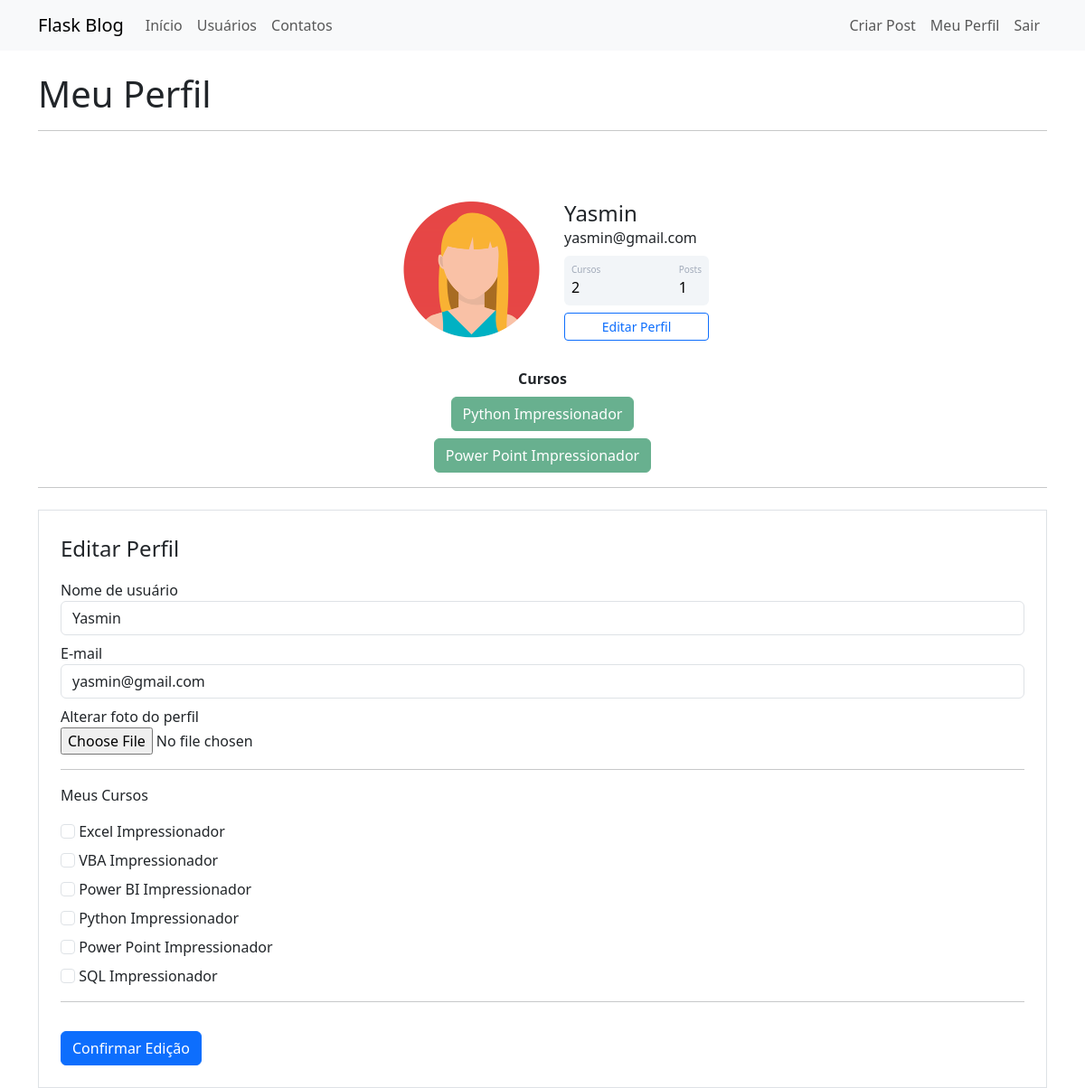
Screenshot of /perfil/editar (signed in) with the database file from the repository.
### webblog/models.py (models this page shows)
class Usuario(database.Model, UserMixin):
    id = database.Column(database.Integer, primary_key=True)
    username = database.Column(database.String, nullable=False)  # campo não pode ser vazio, preenchimento obrigatório
    email = database.Column(database.String, nullable=False, unique=True)  # campo deve ser único
    senha = database.Column(database.String, nullable=False)
    cursos = database.Column(database.String, nullable=False, default='Não informado')
    foto_perfil = database.Column(database.String, nullable=False, default='default.jpg')
    posts = database.relationship('Post', backref='autor', lazy=True)
    def contar_posts(self):
        return len(self.posts)  # retorna como resposta a quantidade que o usuário tem de posts

### webblog/routes.py (the view, shortened to what this page needs)
@app.route('/perfil/editar', methods=['GET', 'POST'])
@login_required
def editar_perfil():
    form = FormEditarPerfil()
    if request.method == "GET":
        form.username.data = current_user.username
        form.email.data = current_user.email
    foto_perfil = url_for('static', filename=f'fotos_perfil/{current_user.foto_perfil}')
    return render_template('editarperfil.html', foto_perfil=foto_perfil, form=form)

### webblog/forms.py (shortened to what this page needs)
class FormEditarPerfil(FlaskForm):
    username = StringField('Nome de usuário', validators=[DataRequired()])
    email = StringField('E-mail', validators=[DataRequired(), Email()])
    foto_perfil = FileField('Alterar foto do perfil', validators=[FileAllowed(['jpg', 'png', 'jpeg'])])
    curso_excel = BooleanField('Excel Impressionador')
    curso_vba = BooleanField('VBA Impressionador')
    curso_powerbi = BooleanField('Power BI Impressionador')
    curso_python = BooleanField('Python Impressionador')
    curso_ppt = BooleanField('Power Point Impressionador')
    curso_sql = BooleanField('SQL Impressionador')
    botao_submit_editar_perfil = SubmitField('Confirmar Edição')

### webblog/models.py (called while the page is built)
@login_manager.user_loader  # decorator para informar ao login manager que a função abaixo retorna o ID de usuario
def load_usuario(id_usuario):  # função para validação de usuário durante o login
    return Usuario.query.get(int(id_usuario))  # somente retornando a validação de ID do usuário, retornando o usuário

### webblog/templates/editarperfil.html (shortened to what this page needs)
{% extends 'perfil.html' %}
{% block form_editar_perfil %}
<div class="container">
    <hr>
    <div class="row">
        <div class="col">
            <form method="POST" action="" class="border p-4 mt-2" enctype="multipart/form-data">
                <legend>Editar Perfil</legend>
                <fieldset>
                    <div class="form-group mt-2">
                        {{ form.username.label(class="form-control-label") }}
                        {% if form.username.errors %}
                            {{ form.username(class="form-control is-invalid") }}
                            <div class="invalid-feedback">
                                {% for erro in form.username.errors %}
                                    {{ erro }}
                                {% endfor %}
                            </div>
                        {% else %}
                            {{ form.username(class="form-control") }}
                        {% endif %}
                    </div>
                    <div class="form-group mt-2">
                        {{ form.email.label(class="form-control-label") }}
                        {% if form.email.errors %}
                            {{ form.email(class="form-control is-invalid") }}
                            <div class="invalid-feedback">
                                {% for erro in form.email.errors %}
                                    {{ erro }}
                                {% endfor %}
                            </div>
                        {% else %}
                            {{ form.email(class="form-control") }}
                        {% endif %}
                    </div>
                    <div class="form-group mt-2">
                        {{ form.foto_perfil.label }}
                        <br>
                        {{ form.foto_perfil(class="form-control-file") }}
                    </div>
                    <hr>
                    <p>Meus Cursos</p>
                    {% for campo in form %}
                        {% if 'curso_' in campo.name %}
                            <div class="form-group mt-2">
                                {{ campo(class="form-check-input") }}
                                {{ campo.label(class="form-check-label") }}<br>
                            </div>
                        {% endif %}
                    {% endfor %}
                </fieldset>
                <hr>
                {{ form.botao_submit_editar_perfil(class="btn btn-primary mt-3") }}
            </form>
      </div>
    </div>
</div>
{% endblock %}

### webblog/templates/perfil.html
{% extends 'base.html' %}
{% block body %}
<div class="container">
    <br>
    <h1>Meu Perfil</h1>
    <hr>
    <div class="container mt-5 d-flex justify-content-center">
        <div class="card p-3">
            <div class="d-flex align-items-center">
                <div class="image pe-2">
                    <img src="{{ foto_perfil }}" class="rounded" width="200" >
                </div>
                <div class="ml-3 w-100">
                    <h4 class="mb-0 mt-0">{{ current_user.username }}</h4>
                    <span>{{ current_user.email }}</span>
                    <div class="p-2 mt-2 bg-primary d-flex justify-content-between rounded text-white stats">
                        <div class="d-flex flex-column">
                            <span class="articles">Cursos</span>
                            <span class="number1">
                                {% if 'Não informado' in current_user.cursos: %}
                                    {{ 0 }}
                                {% else: %}
                                    {{ current_user.cursos.count(';') + 1 }}
                                {% endif %}
                            </span>
                        </div>
                        <div class="d-flex flex-column">
                            <span class="rating">Posts</span>
                            <span class="number3"> {{ current_user.contar_posts() }}</span>
                        </div>
                    </div>
                    <div class="button mt-2 d-flex flex-row align-items-center">
                        <a class="w-100" href="{{ url_for('editar_perfil') }}"><button class="btn btn-sm btn-outline-primary w-100">Editar Perfil</button></a>
                    </div>
                </div>
            </div>
        </div>
    </div>
    <div class="row justify-content-center">
        <div class="col col-4" style="text-align: center">
            <strong>Cursos</strong><br>
            {% for curso in current_user.cursos.split(';') %}
                <button type="button" class="btn btn-success mt-2" disabled>{{ curso }}</button>
            {% endfor %}
            </div>
    </div>
</div>
{% block form_editar_perfil %}{% endblock %}
{% endblock %}

### webblog/static/main.css (style rules this page uses)
body { color: dark-gray; }
.card { width: 400px; border: none; border-radius: 10px; background-color: #fff; }
.stats { background: #f2f5f8 !important; color: #000 !important; }
.articles { font-size:10px; color: #a1aab9; }
.number1 { font-weight:500; }
.rating { font-size:10px; color: #a1aab9; }
.number3 { font-weight:500; }
.border { border-color: white; }

### rows the page displays
Usuario: username "Yasmin", email "yasmin@gmail.com", cursos "2"

### other values shown
{{ current_user.contar_posts() }} "1"
{{ curso }} "Python Impressionador" "Power Point Impressionador"
{{ campo.label(class="form-check-label") }} "Excel Impressionador" "VBA Impressionador" "Power BI Impressionador" "Python Impressionador" "Power Point Impressionador" "SQL Impressionador"
